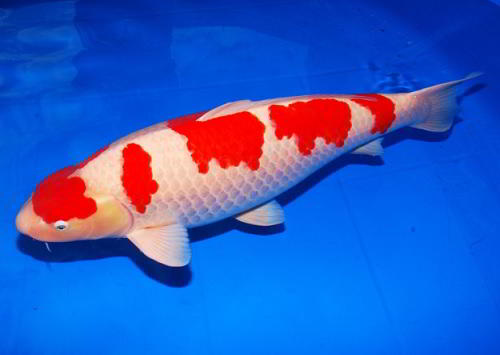
#> input picture NEWproject/KOI.jpg, 500 x 355 px
$ jupyter execute Untitled-checkpoint.ipynb   (older library calls are emulated)
#> lines starting #> are read from the running program, lines starting #| are printed output that depends on the picture
[cell 1]
import cv2
import numpy as np
from matplotlib import pyplot as plt

[cell 2]
test_image = cv2.imread('KOI.jpg')
#> test_image is the input picture: shape (355, 500, 3); mean B, G, R 192.1, 90.8, 43.3
plt.imshow(cv2.cvtColor(test_image, cv2.COLOR_BGR2RGB)),plt.title('Image Asli')

[cell 3]
new_image = cv2.imread('KOI.jpg',0)
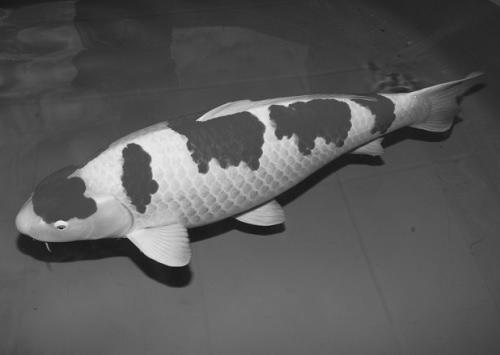
#> new_image: shape (355, 500); min 14, max 239, mean 88.1
plt.imshow(cv2.cvtColor(new_image, cv2.COLOR_BGR2RGB)),plt.title('Image Grayscale')

[cell 4]
#cv2.Sobel(original_image,ddepth,xorder,yorder,kernelsize)
#tanda cv2.CV_64F adalah format grayscale 64 bit (true color)
sobelx = cv2.Sobel(new_image,cv2.CV_64F,1,0,ksize=3)
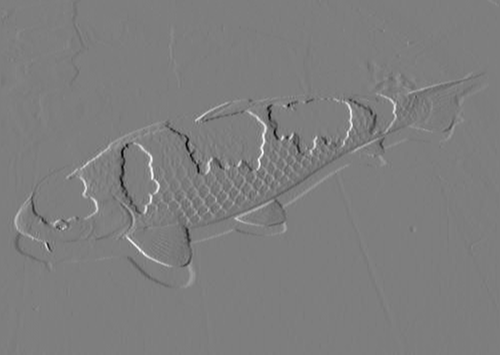
#> sobelx: shape (355, 500) float64; min -515, max 525, mean -0.2; drawn with min black and max white
sobely = cv2.Sobel(new_image,cv2.CV_64F,0,1,ksize=3)
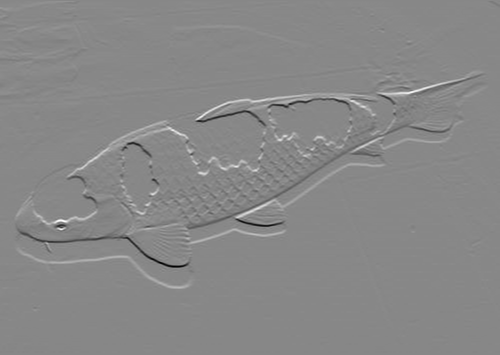
#> sobely: shape (355, 500) float64; min -693, max 607, mean 1.1; drawn with min black and max white

[cell 5]
plt.figure()
plt.subplot(1,2,1),plt.imshow(sobelx,cmap='gray'),plt.title('Penerapan Sobel X')
plt.subplot(1,2,2),plt.imshow(sobely,cmap='gray'),plt.title('Penerapan Sobel Y')
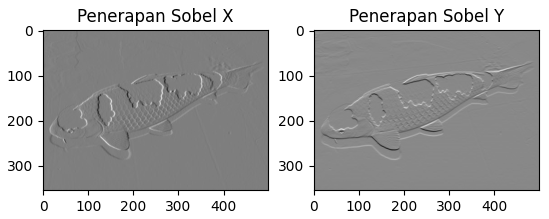
#> figure drawn by matplotlib, 2 panels

[cell 6]
G = np.sqrt(sobely**2+sobelx**2)
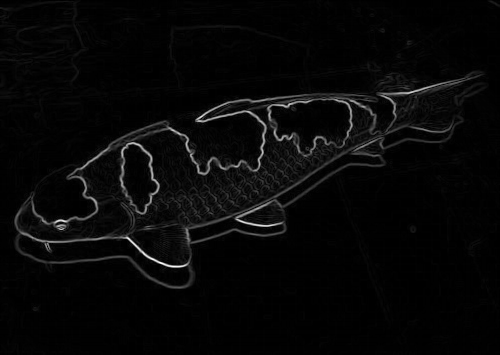
#> G: shape (355, 500) float64; min 0, max 706, mean 21.8; drawn with min black and max white
theta = np.arctan2(sobely, sobelx)
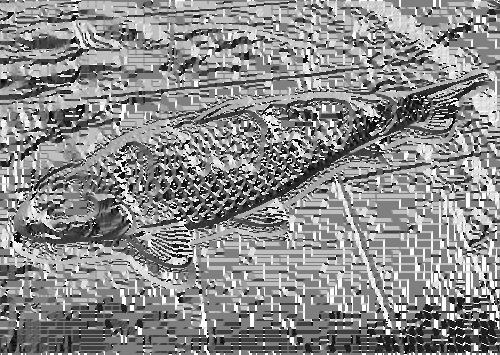
#> theta: shape (355, 500) float64; min -3.14, max 3.14, mean 0.292; drawn with min black and max white
plt.figure()
plt.imshow(np.uint8(G),cmap='gray')
plt.title('Penerapan Sobel ')
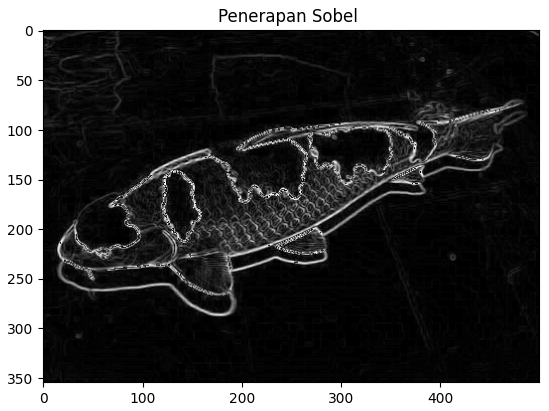
#> figure drawn by matplotlib, 1 panel
